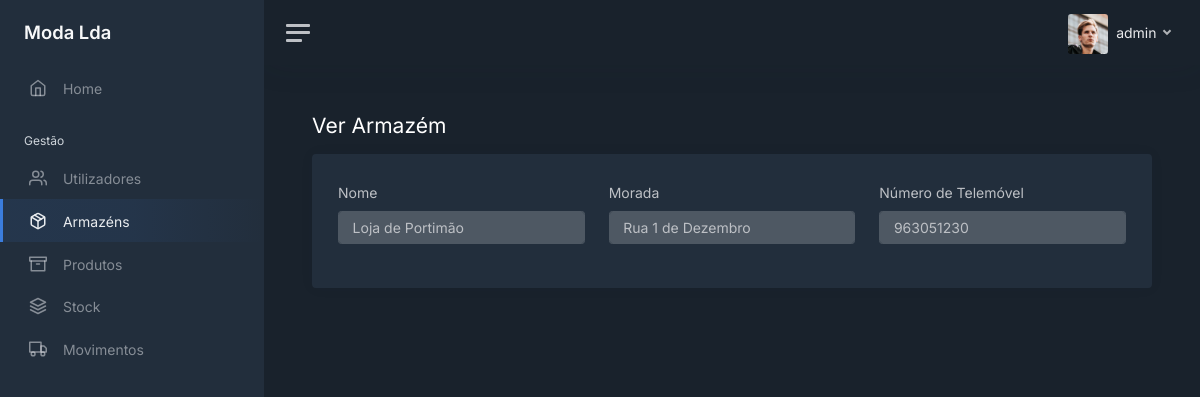
The page /warehouses/2 (signed in) on the database its author committed.
### modules/login/models.py (models this page shows, shortened)
class User(UserMixin, db.Model):
    __tablename__ = 'users'
    __table_args__ = {'extend_existing': True}
    id = db.Column(db.Integer, primary_key=True)
    username = db.Column(db.String(), unique=True)
    password = db.Column(db.String())
    role = db.Column(db.String())
    last_login = db.Column(db.DateTime, server_default=db.func.now())
    active = db.Column(db.Boolean, unique=False, default=True)

### modules/main/models.py (models this page shows, shortened)
class Warehouse(db.Model):
    __tablename__ = 'warehouses'
    __table_args__ = {'extend_existing': True}
    id = db.Column(db.Integer, primary_key=True)
    name = db.Column(db.String(), unique=True)
    address = db.Column(db.String())
    phone = db.Column(db.String())
    active = db.Column(db.Boolean, unique=False, default=True)

### modules/main/views.py (the view)
@bp.route('/warehouses/<int:id>')
@login_required
def view_warehouses(id):
    warehouse = Warehouse.query.filter_by(id=id, active=1).first_or_404()
    form = AddWarehouseForm()
    form.name.data = warehouse.name
    form.address.data = warehouse.address
    form.phone.data = warehouse.phone
    prev = Warehouse.query.filter_by(active=1).order_by(Warehouse.id.desc()).filter(Warehouse.id < warehouse.id).first()
    if prev is not None:
        prev = prev.id
    next = Warehouse.query.filter_by(active=1).order_by(Warehouse.id.asc()).filter(Warehouse.id > warehouse.id).first()
    if next is not None:
        next = next.id
    if current_user.role == 'admin' or current_user.role == 'gerente':
        return render_template('warehouses/warehouses_view.html', user=current_user, tab="warehouses",
                               form=form, next=next, prev=prev, action='view')
    else:
        return redirect(request.referrer or 'home')

### modules/main/forms.py
class AddWarehouseForm(FlaskForm):
    name = StringField('Nome', validators=[InputRequired(), validators.length(max=32)])
    address = StringField('Morada', validators=[InputRequired(), validators.length(max=45)])
    phone = StringField('Número de Telemóvel', validators=[InputRequired(), validators.length(min=9, max=15)])

### modules/login/models.py (called while the page is built)
@login_manager.user_loader
def load_user(user_id):
    return User.query.get(int(user_id))

### modules/main/templates/warehouses/warehouses_view.html (shortened to what this page needs)
<!DOCTYPE html>
<html lang="en">
<head>
   <link href="/static/css/dashboard.css" rel="stylesheet">
    <link href="https://cdn.datatables.net/1.13.7/css/jquery.dataTables.min.css" rel="stylesheet">
</head>
{% extends 'sidebar.html' %}
{% block content %}
    <div class="row">
        <h1 class="h3 mb-3">{% if action == 'view' %}Ver{% else %}Editar{% endif %} Armazém</h1>
    </div>
    <div class="card">
        <div class="card-body">
            <div class="container-fluid">
                <form action="" method="post">
                    <div class="row">
                        <div class="col-12 col-md-4 mt-2">
                            {{ form.name.label(class_="form-label") }}
                            {% if action == 'view' %}
                                {{ form.name(class_="form-control", disabled="disabled") }}
                            {% else %}
                                {{ form.name(class_="form-control") }}
                            {% endif %}
                        </div>
                        <div class="col-12 col-md-4 mt-2">
                            {{ form.address.label(class_="form-label") }}
                            {% if action == 'view' %}
                                {{ form.address(class_="form-control", disabled="disabled") }}
                            {% else %}
                                {{ form.address(class_="form-control") }}
                            {% endif %}
                        </div>
                        <div class="col-12 col-md-4 mt-2">
                            {{ form.phone.label(class_="form-label") }}
                            {% if action == 'view' %}
                                {{ form.phone(class_="form-control", disabled="disabled") }}
                            {% else %}
                                {{ form.phone(class_="form-control") }}
                            {% endif %}
                        </div>
                    </div>
                </form>
            </div>
        </div>
    </div>
{% endblock %}

### modules/main/templates/sidebar.html (shortened to what this page needs)
<body data-theme="dark">
<div class="wrapper">
    <nav id="sidebar" class="sidebar js-sidebar">
        <div class="sidebar-content js-simplebar">
            <a class="sidebar-brand" href="/home">
                <span class="align-middle">Moda Lda</span>
            </a>
            <ul class="sidebar-nav">
                <li class="sidebar-item {% if tab == 'home' %}active{% endif %}">
                    <a class="sidebar-link" href="/home">
                        <i class="align-middle" data-feather="home"></i> <span class="align-middle">Home</span>
                    </a>
                </li>
                <li class="sidebar-header">
                    Gestão
                </li>
                {% if user.role == 'admin' or user.role == 'gerente' %}
                <li class="sidebar-item {% if tab == 'users' %}active{% endif %}">
                    <a class="sidebar-link" href="/users">
                        <i class="align-middle" data-feather="users"></i> <span class="align-middle">Utilizadores</span>
                    </a>
                </li>
                {% endif %}
                {% if user.role == 'admin' or user.role == 'gerente' %}
                <li class="sidebar-item {% if tab == 'warehouses' %}active{% endif %}">
                    <a class="sidebar-link" href="/warehouses">
                        <i class="align-middle" data-feather="package"></i> <span class="align-middle">Armazéns</span>
                    </a>
                </li>
                {% endif %}
                <li class="sidebar-item {% if tab == 'products' %}active{% endif %}">
                    <a class="sidebar-link" href="/products">
                        <i class="align-middle" data-feather="archive"></i> <span class="align-middle">Produtos</span>
                    </a>
                </li>
                <li class="sidebar-item {% if tab == 'stock' %}active{% endif %}">
                    <a class="sidebar-link" href="/stock">
                        <i class="align-middle" data-feather="layers"></i> <span class="align-middle">Stock</span>
                    </a>
                </li>
                <li class="sidebar-item {% if tab == 'movements' %}active{% endif %}">
                    <a class="sidebar-link" href="/movements">
                        <i class="align-middle" data-feather="truck"></i> <span class="align-middle">Movimentos</span>
                    </a>
                </li>
            </ul>
        </div>
    </nav>
    <div class="main">
        <nav class="navbar navbar-expand navbar-light navbar-bg">
            <a class="sidebar-toggle js-sidebar-toggle">
                <i class="hamburger align-self-center"></i>
            </a>
            <div class="navbar-collapse collapse">
                <ul class="navbar-nav navbar-align">
                    <li class="nav-item dropdown">
                        <a class="nav-link dropdown-toggle d-none d-sm-inline-block" href="#" data-bs-toggle="dropdown">
                            <img src="/static/img/avatars/avatar.jpg" class="avatar img-fluid rounded me-1"
                                 alt="{{ user.username }}"/> <span class="text-dark"> {{ user.username }} </span>
                        </a>
                    </li>
                </ul>
            </div>
        </nav>
        <main class="content">
            <div class="container-fluid p-0">
                {% block content %}
                {% endblock %}
            </div>
        </main>
    </div>
</div>
</body>
</html>

### rows shown on the page
User: username "admin"
Warehouse: name "Loja de Portimão", address "Rua 1 de Dezembro", phone "963051230"
